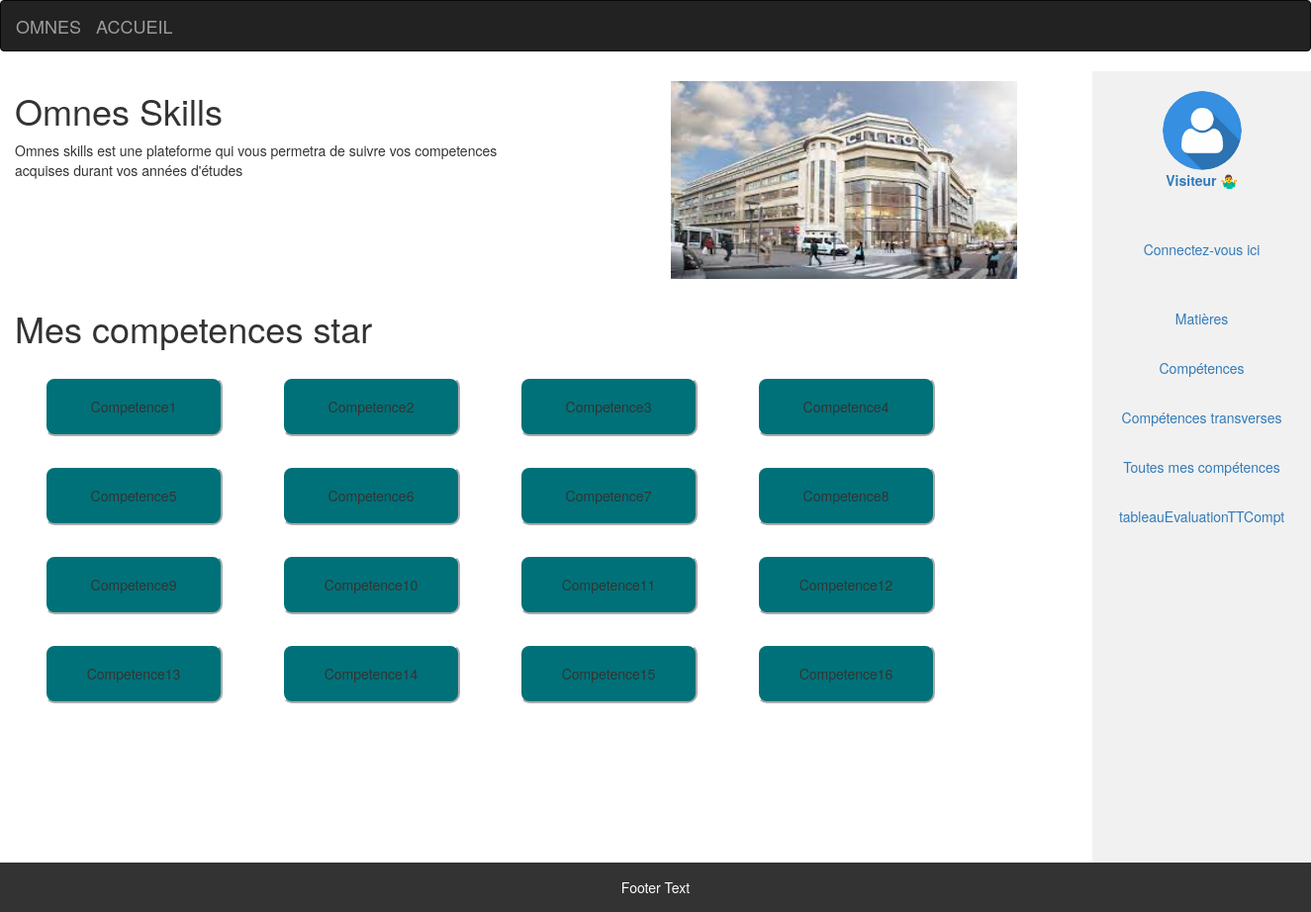
/accueil.php, run on an earlier commit of the app's database.
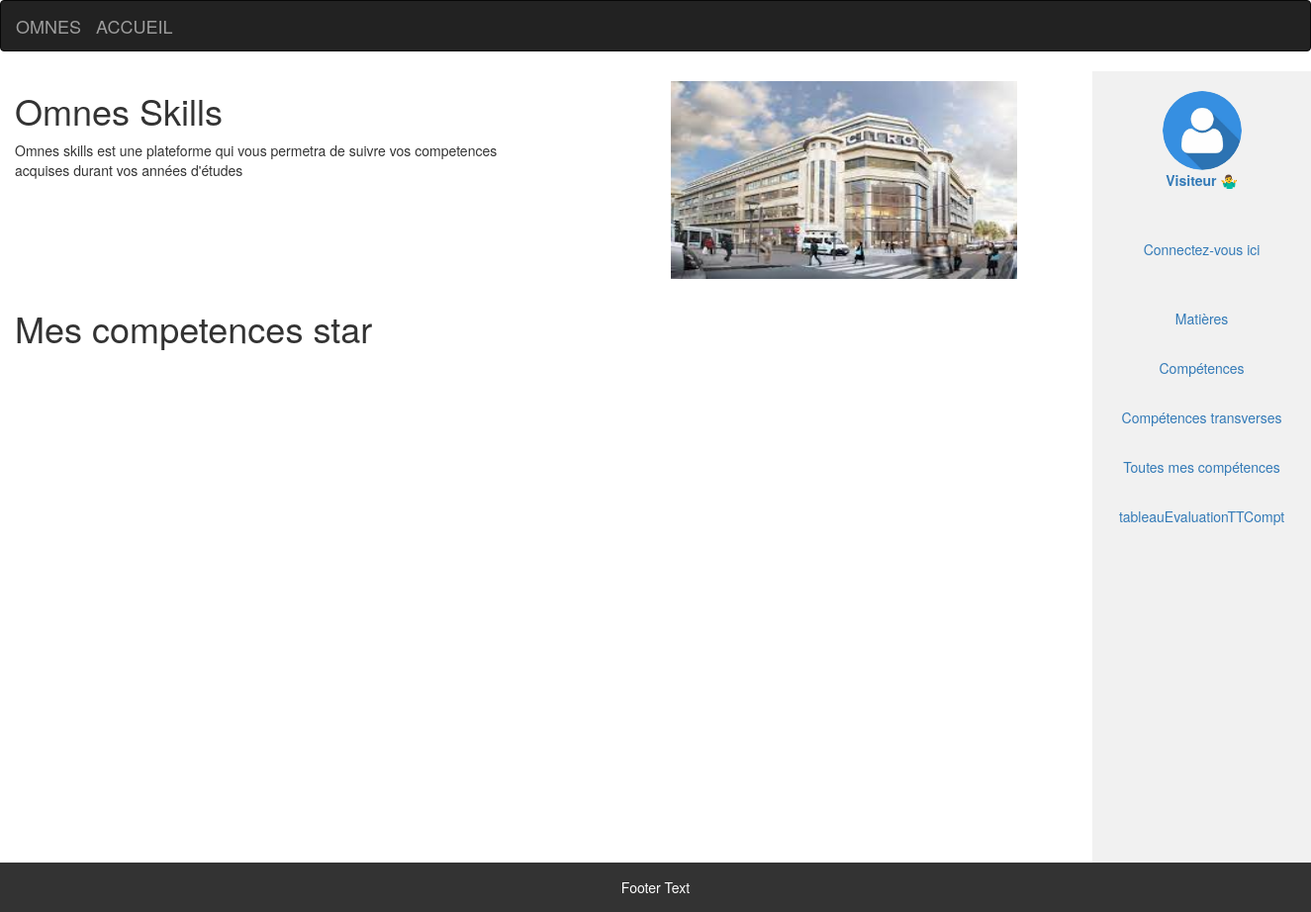
And on a later commit of the database.
### tables this page shows
CREATE TABLE Competences
(
    id          INT AUTO_INCREMENT PRIMARY KEY,
    nom         VARCHAR(255) NOT NULL,
    description TEXT,
    type        ENUM('specifique', 'transverse') NOT NULL
);

### tableauAccueil.php (the view, shortened to what this page needs)
<?php
$connexion = mysqli_connect("localhost", "root", "root", "omnes myskills");
$data = mysqli_query($connexion, "SELECT * FROM competences");
$nb_rectangles = 0;
echo "<form method='post' action='tableauEvalutationSpecifique.php'>";
echo "<table>";
while ($ligne = mysqli_fetch_assoc($data)) {
    echo "<td><button class='rectangle' name='cmptChoisie' value='" . $ligne['id'] . "'>" . $ligne['nom'] . "</button></td>";
    $nb_rectangles++;
    if ($nb_rectangles % 4 == 0) {
        echo "</tr><tr>";
    }
}
echo "</table>";
echo "</form>";
?>

### accueil.php (shortened to what this page needs)
<!DOCTYPE html>
<html lang="fr">
<head>
    <link href="style1.css" rel="stylesheet" type="text/css"/>
    <link rel="stylesheet" href="https://maxcdn.bootstrapcdn.com/bootstrap/3.4.1/css/bootstrap.min.css">
</head>
<body>
<nav class="navbar navbar-inverse">
    <div class="container-fluid">
        <div class="navbar-header">
            <a class="navbar-brand" href="accueil.php">OMNES</a>
            <a class="navbar-brand center" href="accueil.php">ACCUEIL</a>
        </div>
    </div>
</nav>
<div class="container-fluid text-center flex-float">
    <div class="row content">
        <div class="col-sm-6 text-left">
            <h1>Omnes Skills</h1>
            <p>Omnes skills est une plateforme qui vous permetra de suivre vos competences<br>
                acquises durant vos années d'études</p>
            <br><br><br><br>
            <div>
                <br>
                <h1>Mes competences star</h1>
                <br>
                <?php include "tableauAccueil.php"; ?>
            </div>
        </div>
        <div class="col-sm-4">
            <div id="carrousel">
                <ul>
                    <li><img src="img/ECE_Lyon1.jpg" width="350" height="200"/></li>
                </ul>
            </div>
        </div>
        <div class="col-sm-2 sidenav">
            <a href="pageCompte.php"><img src='img/OIP.jpg' width="80" height="80" style="border-radius: 40px;" ;</a>
            <?php
            if (isset($_SESSION['type'])) {
                if ($_SESSION['type'] == 'administrateur') {
                    ?>
                    <p class="etat"><a> Administrateur &#128104;&#8205;&#128187;</a></p>
                    <br><br><br>
                    <p><a href="matieres_admin.php"> Matières/Classes</a></p><br>
                    <p><a href="etudiants_admin.php"> Etudiants</a></p><br>
                    <p><a href="professeurs_admin.php"> Professeurs</a></p><br>
                    <p><a href="supprimer_utilisateurs.php"> Supprimer</a></p><br>
                    <?php
                } else if ($_SESSION['type'] == 'etudiant') {
                    ?>
                    <p class="etat">Etudiant &#128104;&#8205;&#127891;</p>
                    <?php
                } else if ($_SESSION['type'] == 'professeur') {
                    ?>
                    <p class="etat">Professeur &#128104;&#8205;&#127979;</p>
                    <?php
                }
            } else {
                ?>
                <p class="etat">Visiteur &#129335;&#8205;&#9794;</p>
                <?php
            }
            ?>
            <br><br>
            <?php
            if (isset($_SESSION['type'])) {
                echo '<p><a href="logout.php">Déconnectez-vous ici</a></p><br><br>';
            } else {
                echo '<p><a href="index.php">Connectez-vous ici</a></p><br><br>';
            }
            ?> <?php
            if (!isset($_SESSION['type']) || $_SESSION['type'] != 'administrateur') {
                ?>
                <p><a href="matieres.php">Matières</a></p><br>
                <p><a href="competences.php">Compétences</a></p><br>
                <p><a href="competences_transverses.php">Compétences transverses</a></p><br>
                <p><a href="toutes_mes_competences.php">Toutes mes compétences</a></p><br>
                <p><a href="pageCompetences.php">tableauEvaluationTTCompt</a></p><br>
                <?php
            } ?>
        </div>
    </div>
</div>
<footer class="footer">
    <p>Footer Text</p>
</footer>
</body>
</html>

### style1.css (style rules this page uses)
html, body { height: 100%; }
body { font-family: Arial, sans-serif; background-color: #f8f9fa; color: #333; }
.navbar { margin-bottom: 0; border-radius: 0; }
.row.content { height: 100% }
.sidenav { padding-top: 20px; background-color: #f1f1f1; height: 100vh; }
footer { width: 100%; height: 50px; background-color: #333; color: #fff; text-align: center; padding-top: 15px; }
.center { display: block; margin: 0 auto; }
#carrousel { position: relative; height: 200px; width: 700px; margin: auto; }
#carrousel ul li { position: absolute; top: 0; left: 0; list-style: none; }
.etat { font-weight: bold; }
.rectangle { height: 60px; width: 180px; background: #007179; justify-self: center; cursor: pointer; border-radius: 10px; border-color: white; margin-left: 30px; margin-right: 30px; margin-bottom: 30px; }

What changed in the data, as far as the page shows it:
removed competences: $ligne['id'] 1 (drawn), nom "Competence1"
removed competences: $ligne['id'] 2 (drawn), nom "Competence2"
removed competences: $ligne['id'] 3 (drawn), nom "Competence3"
removed competences: $ligne['id'] 4 (drawn), nom "Competence4"
removed competences: $ligne['id'] 5 (drawn), nom "Competence5"
removed competences: $ligne['id'] 6 (drawn), nom "Competence6"
removed competences: $ligne['id'] 7 (drawn), nom "Competence7"
removed competences: $ligne['id'] 8 (drawn), nom "Competence8"
removed competences: $ligne['id'] 9 (drawn), nom "Competence9"
removed competences: $ligne['id'] 10 (drawn), nom "Competence10"
removed competences: $ligne['id'] 11 (drawn), nom "Competence11"
removed competences: $ligne['id'] 12 (drawn), nom "Competence12"
removed competences: $ligne['id'] 13 (drawn), nom "Competence13"
removed competences: $ligne['id'] 14 (drawn), nom "Competence14"
removed competences: $ligne['id'] 15 (drawn), nom "Competence15"
removed competences: $ligne['id'] 16 (drawn), nom "Competence16"
